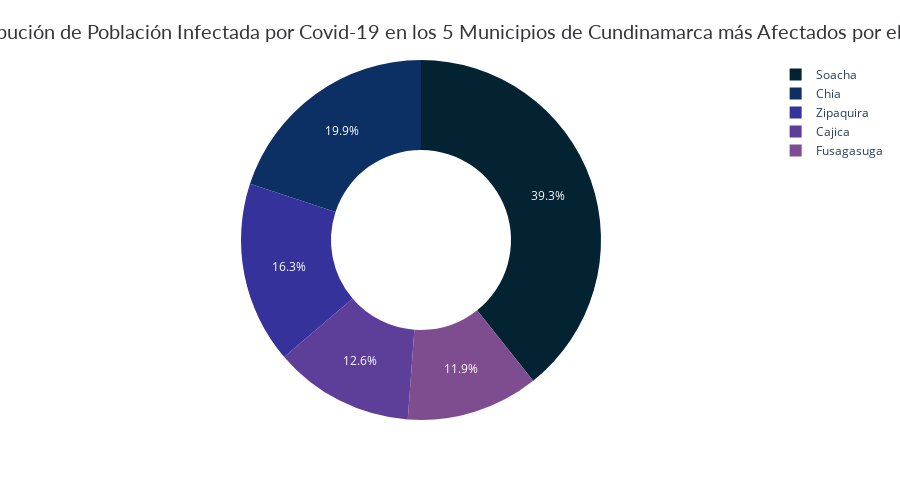

The notebook cell saved with this chart:
### Code cell
fig = px.pie(cincoMpioMasAfect,
            values='Frecuencia',
            names=cincoMpioMasAfect['NombreMcpio'],
            hole=0.5,
            color_discrete_sequence= px.colors.sequential.thermal)

fig['layout'].update(title={"text" : 'Distribución de Población Infectada por Covid-19 en los 5 Municipios de Cundinamarca más Afectados por el Vírus',
                        'y':0.95, 'x':0.5,
                        'xanchor': 'center', 'yanchor': 'top'},
                        title_font=dict(size=20, color='#35363a', family='Lato, sans-serif'),
                        height=500)

fig.show()

### Figure 1 — Plotly figure (JSON) as saved in the notebook; plotly's stock layout.template omitted (floating-point values rounded to 4 significant figures)
{"data": [{"domain": {"x": [0, 1], "y": [0, 1]}, "hole": 0.5, "hovertemplate": "NombreMcpio=%{label}<br>Frecuencia=%{value}<extra></extra>", "labels": ["Soacha", "Chia", "Zipaquira", "Cajica", "Fusagasuga"], "legendgroup": "", "name": "", "showlegend": true, "type": "pie", "values": [63138, 32055, 26205, 20209, 19098]}], "layout": {"height": 500, "legend": {"tracegroupgap": 0}, "margin": {"t": 60}, "piecolorway": ["rgb(3, 35, 51)", "rgb(13, 48, 100)", "rgb(53, 50, 155)", "rgb(93, 62, 153)", "rgb(126, 77, 143)", "rgb(158, 89, 135)", "rgb(193, 100, 121)", "rgb(225, 113, 97)", "rgb(246, 139, 69)", "rgb(251, 173, 60)", "rgb(246, 211, 70)", "rgb(231, 250, 90)"], "title": {"font": {"color": "#35363a", "family": "Lato, sans-serif", "size": 20}, "text": "Distribución de Población Infectada por Covid-19 en los 5 Municipios de Cundinamarca más Afectados por el Vírus", "x": 0.5, "xanchor": "center", "y": 0.95, "yanchor": "top"}}}
